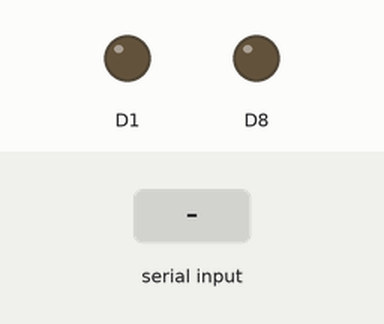
This sketch was run on a simulated ESP8266 (NodeMCU). Shown: output pins drawn as LEDs (lit = HIGH). The test bench sets the inputs (shaded band). WiFi joins after 1.5 s; servers stay silent unless stated; no MQTT or app messages arrive unless stated; what the sketch prints to the serial monitor is not drawn.

Above: at 1.1 s.
At 3.7 s:
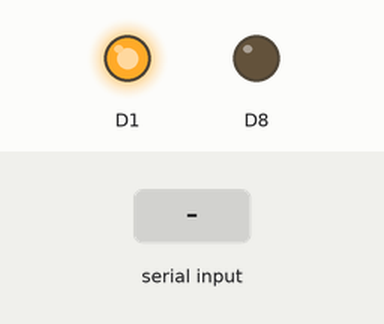
3.8 s: "S1:n\n" received over the second serial link
5.3 s: "S1:f\n" received over the second serial link
6.8 s: "S2:n\n" received over the second serial link
Timing chart, 0 to 9.8 s (numbered marks = the images above; inputs shaded):
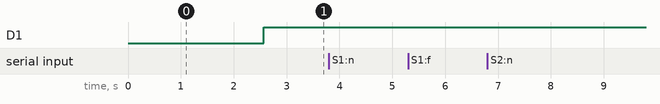

The sketch:

esp8266.ino
```cpp
#include <ESP8266WiFi.h>
#include <PubSubClient.h>
#include <SoftwareSerial.h>

const char* ssid = "S20 fe Earn"; // S20 fe Earn
const char* password = "asdfghjkl"; //asdfghjkl
const char* mqtt_server = "broker.netpie.io";
const int mqtt_port = 1883;
const char* mqtt_Client = "cc44a11b-b09e-4984-a576-a842c828ce46";
const char* mqtt_username = "2TvWBSXarywuzSf6yN42CKdQeSnUfEE9";
const char* mqtt_password = "4Hu#IBR_g)8L3)8!RdK5df1$5srh3hIS";

char msg[100];
String tmp = "";
int count = 0;
int current_people = 0;
int previous_people = 0;
String previous_state_s1 = "off";
String previous_state_s2 = "off";
String current_state_s1,current_state_s2;

// Set up a new SoftwareSerial object
SoftwareSerial mySerial;

WiFiClient espClient;
PubSubClient client(espClient);

void reconnect() {
  while (!client.connected()) {
    Serial.print("Attempting MQTT connection...");
    if (client.connect(mqtt_Client, mqtt_username, mqtt_password)) {
      Serial.println("connected");
//      client.subscribe("@msg/led_control");
    }
    else {
      Serial.print("failed, rc=");
      Serial.print(client.state());
      Serial.println("try again in 5 seconds");
      delay(5000);
    }
  }
}

void setup() {
  //------uart-----
  // Define pin modes for TX and RX
  delay(1000);
  pinMode(D6, INPUT);
  pinMode(D8, OUTPUT);
  pinMode(D1, OUTPUT);
  // Set the baud rate for the SoftwareSerial object
  mySerial.begin(9600,SWSERIAL_8N1, D6, D8, false);
  //---------------
  Serial.begin(9600);
  Serial.println();
  Serial.print("Connecting to ");
  Serial.println(ssid);
  WiFi.begin(ssid, password);
  while (WiFi.status() != WL_CONNECTED) {
    delay(500);
    Serial.print(".");
  }
  Serial.println("");
  Serial.println("WiFi connected");
  Serial.println("IP address: ");
  Serial.println(WiFi.localIP());
  client.setServer(mqtt_server, mqtt_port);
//  client.setCallback(callback);
}

void loop() {
  if (!client.connected()) {
    reconnect();
  }
  client.loop();
//   read from uart
  String data;
  bool send_data = false;
  String case_send = "";
  digitalWrite(D1,HIGH); // signal interupt
  if (mySerial.available() > 0) {
        char c = mySerial.read();
        if(c == '\n'){
          Serial.flush();
          Serial.println(tmp);
          count++;
          if(tmp == "S1:n"){
            current_state_s1 = "on";
          }else if(tmp == "S1:f"){
            current_state_s1 = "off";
          }else if(tmp == "S2:n"){
            current_state_s2 = "on";
          }else if(tmp == "S2:f"){
            current_state_s2 = "off";
          }
          if(count!=3) tmp = "";
        }
        else tmp += c;
        // sequence of data s1 -> s2 -> ultrasonic ( number of people)
        if(count == 3){
          delay(100);
          digitalWrite(D1,LOW);
          current_people = tmp.toInt();
          tmp = "";
          count = 0;
          if(current_people != previous_people || previous_state_s1 != current_state_s1 || previous_state_s2 != current_state_s2){
            send_data = true;
            if(previous_people > current_people) case_send += "2"; // person exits
            else if(previous_people < current_people) case_send += "1"; // person enter
            else if(previous_people == current_people) case_send += "0"; // no one eenter or exit
            if(current_state_s1 == "on") case_send += "1"; // light 1 on
            else if(current_state_s1 == "off") case_send += "0"; // light 1 off
            if(current_state_s2 == "on") case_send += "1"; // light 2 on
            else if(current_state_s2 == "off") case_send += "0"; // light 2 off
          }
        }
    }
  // update database
  if(send_data){
    previous_people = current_people;
    previous_state_s1 = current_state_s1;
    previous_state_s2 = current_state_s2;
    String data = "{\"data\": {\"people\":" + String(current_people) +",\"light1\":\""+current_state_s1 + "\",\"light2\":\""+current_state_s2 + "\"}}"; // send to @shadow/data/update
    Serial.println(data);
    data.toCharArray(msg, (data.length() + 1));
    client.publish("@shadow/data/update", msg);
    // send massage to html
    data = case_send;
    data.toCharArray(msg, (data.length() + 1));
    client.publish("@msg/feedback", msg);
  }
}

//void callback(char* topic, byte* payload, unsigned int length) {
//    Serial.print("Message arrive [");
//    Serial.print(topic);
//    Serial.print("]");
//    String message;
//    String data;
//    for (int i = 0; i < length; i++) {
//        message = message + (char)payload[i];
//    }
//    Serial.println(message);
//    // update database and send signal through uart
//    if(message == "3"){
//        data = "{\"data\": {\"light1\": \"on\"}}";
//        Serial.write("00");
//    }
//    else if (message == "4"){
//        data = "{\"data\": {\"light1\": \"off\"}}";
//        Serial.write("01");
//    }
//    else if (message == "5"){
//        data = "{\"data\": {\"light2\": \"on\"}}";
//        Serial.write("10");
//    }
//    else if (message == "6"){
//        data = "{\"data\": {\"light2\": \"off\"}}";
//        Serial.write("11");
//    }
//    Serial.println(data);
//    data.toCharArray(msg, (data.length() + 1));
//    client.publish("@shadow/data/update", msg);
//}
```

Measured:
- after the input at 3.8 s, every drawn part: stays the same
- after the input at 5.3 s, every drawn part: stays the same
